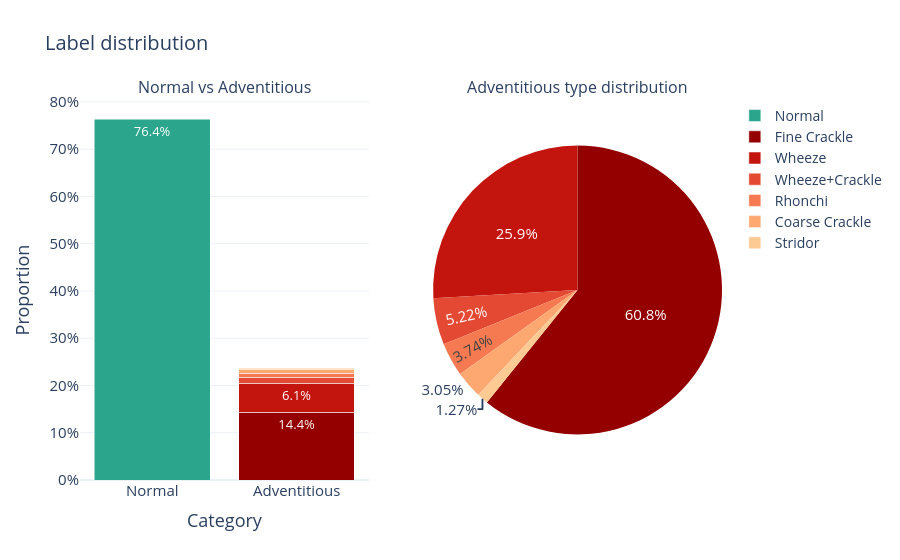

The cell this chart's notebook holds for it:
### Markdown cell above
#### Results
_To be filled after running the notebook._

### Code cell
# --- 1. Preparar datos ---
total_n = len(df)

counts = df.groupby(["category", "label"]).size().reset_index(name="count")
counts["proportion"] = counts["count"] / total_n

adv_counts = (
    df[df["label"] != "Normal"]["label"]
    .value_counts(normalize=True)
    .rename_axis("label")
    .reset_index(name="proportion")
)

adv_order = adv_counts.sort_values("proportion", ascending=False)["label"].tolist()
labels_order = ["Normal"] + adv_order

# --- 2. Paleta temática: verde-azulado para Normal, gradiente cálido (rojo->amarillo claro)
#     para adventicios, del más frecuente (más intenso) al menos frecuente (más claro) ---
n_adv = len(adv_order)
adv_colors = pc.sample_colorscale(
    "OrRd", [0.95 - 0.65 * (i / max(n_adv - 1, 1)) for i in range(n_adv)]
)
color_map = {"Normal": "#2CA58D"}
color_map.update({lab: c for lab, c in zip(adv_order, adv_colors)})

# --- 3. Crear figura ---
fig = make_subplots(
    rows=1, cols=2,
    subplot_titles=("Normal vs Adventitious", "Adventitious type distribution"),
    specs=[[{"type": "bar"}, {"type": "domain"}]],
)

# --- Subplot 1: barra apilada. Solo mostramos texto si el segmento es >= 4% ---
TEXT_THRESHOLD = 0.04
for lab in labels_order:
    sub = counts[counts["label"] == lab]
    if sub.empty:
        continue
    texts = sub["proportion"].map(lambda p: f"{p:.1%}" if p >= TEXT_THRESHOLD else "")
    fig.add_trace(
        go.Bar(
            x=sub["category"],
            y=sub["proportion"],
            name=lab,
            marker_color=color_map[lab],
            legendgroup=lab,
            text=texts,
            textposition="inside",
            textfont=dict(size=13, color="white"),
            hovertemplate=f"{lab}: %{{y:.1%}}<extra></extra>",
        ),
        row=1, col=1
    )

# --- Subplot 2: pie, sin labels, solo % con posicionamiento automático (evita solapes) ---
fig.add_trace(
    go.Pie(
        labels=adv_counts["label"],
        values=adv_counts["proportion"],
        name="Adventitious",
        marker_colors=[color_map[lab] for lab in adv_counts["label"]],
        textinfo="percent",
        textposition="auto",
        showlegend=False,
        sort=False,  # respeta el orden de más a menos que ya trae adv_counts... 
    ),
    row=1, col=2
)
# aseguramos orden más->menos en el pie también
fig.data[-1].labels = adv_order
fig.data[-1].values = [adv_counts.set_index("label").loc[lab, "proportion"] for lab in adv_order]
fig.data[-1].marker.colors = [color_map[lab] for lab in adv_order]

# --- 4. Layout ---
fig.update_layout(
    template="plotly_white",
    barmode="stack",
    title_text="Label distribution",
    showlegend=True,
    legend=dict(traceorder="normal", font=dict(size=14)),
    font=dict(size=15),
    title_font=dict(size=20),
    plot_bgcolor="white",
)
fig.update_annotations(font_size=16)

fig.update_xaxes(
    title_text="Category",
    categoryorder="array",
    categoryarray=["Normal", "Adventitious"],
    row=1, col=1
)
fig.update_yaxes(title_text="Proportion", tickformat=".0%", row=1, col=1)

fig.show()

### Figure 1 — Plotly figure (JSON) as saved in the notebook; plotly's stock layout.template omitted (floating-point values rounded to 4 significant figures)
{"data": [{"hovertemplate": "Normal: %{y:.1%}<extra></extra>", "legendgroup": "Normal", "marker": {"color": "#2CA58D"}, "name": "Normal", "text": ["76.4%"], "textfont": {"color": "white", "size": 13}, "textposition": "inside", "type": "bar", "x": ["Normal"], "xaxis": "x", "y": [0.7638], "yaxis": "y"}, {"hovertemplate": "Fine Crackle: %{y:.1%}<extra></extra>", "legendgroup": "Fine Crackle", "marker": {"color": "rgb(148, 0, 0)"}, "name": "Fine Crackle", "text": ["14.4%"], "textfont": {"color": "white", "size": 13}, "textposition": "inside", "type": "bar", "x": ["Adventitious"], "xaxis": "x", "y": [0.1436], "yaxis": "y"}, {"hovertemplate": "Wheeze: %{y:.1%}<extra></extra>", "legendgroup": "Wheeze", "marker": {"color": "rgb(195, 21, 14)"}, "name": "Wheeze", "text": ["6.1%"], "textfont": {"color": "white", "size": 13}, "textposition": "inside", "type": "bar", "x": ["Adventitious"], "xaxis": "x", "y": [0.06123], "yaxis": "y"}, {"hovertemplate": "Wheeze+Crackle: %{y:.1%}<extra></extra>", "legendgroup": "Wheeze+Crackle", "marker": {"color": "rgb(227, 73, 51)"}, "name": "Wheeze+Crackle", "text": [""], "textfont": {"color": "white", "size": 13}, "textposition": "inside", "type": "bar", "x": ["Adventitious"], "xaxis": "x", "y": [0.01233], "yaxis": "y"}, {"hovertemplate": "Rhonchi: %{y:.1%}<extra></extra>", "legendgroup": "Rhonchi", "marker": {"color": "rgb(246, 122, 81)"}, "name": "Rhonchi", "text": [""], "textfont": {"color": "white", "size": 13}, "textposition": "inside", "type": "bar", "x": ["Adventitious"], "xaxis": "x", "y": [0.008829], "yaxis": "y"}, {"hovertemplate": "Coarse Crackle: %{y:.1%}<extra></extra>", "legendgroup": "Coarse Crackle", "marker": {"color": "rgb(253, 167, 113)"}, "name": "Coarse Crackle", "text": [""], "textfont": {"color": "white", "size": 13}, "textposition": "inside", "type": "bar", "x": ["Adventitious"], "xaxis": "x", "y": [0.007202], "yaxis": "y"}, {"hovertemplate": "Stridor: %{y:.1%}<extra></extra>", "legendgroup": "Stridor", "marker": {"color": "rgb(253, 202, 148)"}, "name": "Stridor", "text": [""], "textfont": {"color": "white", "size": 13}, "textposition": "inside", "type": "bar", "x": ["Adventitious"], "xaxis": "x", "y": [0.003011], "yaxis": "y"}, {"domain": {"x": [0.55, 1], "y": [0, 1]}, "labels": ["Fine Crackle", "Wheeze", "Wheeze+Crackle", "Rhonchi", "Coarse Crackle", "Stridor"], "marker": {"colors": ["rgb(148, 0, 0)", "rgb(195, 21, 14)", "rgb(227, 73, 51)", "rgb(246, 122, 81)", "rgb(253, 167, 113)", "rgb(253, 202, 148)"]}, "name": "Adventitious", "showlegend": false, "sort": false, "textinfo": "percent", "textposition": "auto", "type": "pie", "values": [0.608, 0.2592, 0.05219, 0.03738, 0.03049, 0.01275]}], "layout": {"annotations": [{"font": {"size": 16}, "showarrow": false, "text": "Normal vs Adventitious", "x": 0.225, "xanchor": "center", "xref": "paper", "y": 1, "yanchor": "bottom", "yref": "paper"}, {"font": {"size": 16}, "showarrow": false, "text": "Adventitious type distribution", "x": 0.775, "xanchor": "center", "xref": "paper", "y": 1, "yanchor": "bottom", "yref": "paper"}], "barmode": "stack", "font": {"size": 15}, "legend": {"font": {"size": 14}, "traceorder": "normal"}, "plot_bgcolor": "white", "showlegend": true, "title": {"font": {"size": 20}, "text": "Label distribution"}, "xaxis": {"anchor": "y", "categoryarray": ["Normal", "Adventitious"], "categoryorder": "array", "domain": [0, 0.45], "title": {"text": "Category"}}, "yaxis": {"anchor": "x", "domain": [0, 1], "tickformat": ".0%", "title": {"text": "Proportion"}}}}
